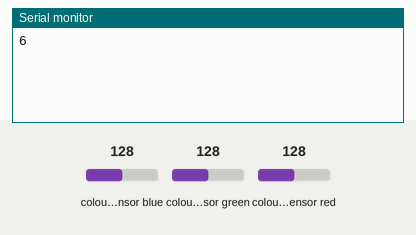
The sketch below on a simulated Arduino Uno, built with avr-gcc and run on an emulated ATmega328P. Shown: the last lines printed to the serial monitor. Wiring (inferred from the names in the program): TCS3200 colour sensor: output pin 8; S2 pin 6; S3 pin 7; S0 pin 4; S1 pin 5. The test bench sets the inputs (shaded band); at power-on: colour sensor blue 128, colour sensor green 128, colour sensor red 128. The audio player accepts every command and is not drawn.

Above: at 1.7 s.
1.8 s: colour sensor blue set to 57
3.3 s: colour sensor green set to 64
At 4.1 s:
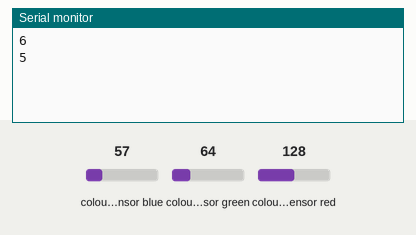
4.8 s: colour sensor blue set to 128
At 7.3 s:
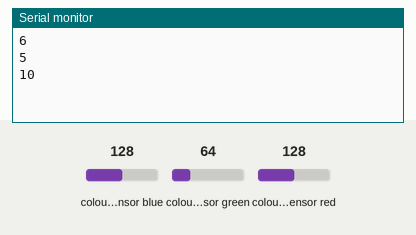
Timing chart, 0 to 8.8 s (numbered marks = the images above; inputs shaded):
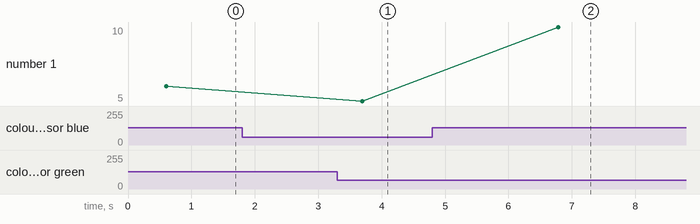

The sketch:

colorWithApp.ino
```cpp
#include "Arduino.h"
#include "SoftwareSerial.h"
#include "DFRobotDFPlayerMini.h"

SoftwareSerial mySoftwareSerial(10, 11); // RX, TX
DFRobotDFPlayerMini myDFPlayer;


// the used PINs
const int s0=4;
const int s1=5;
const int s2=6;
const int s3=7;
const int sensorData=8;
const int ledRed=10;
const int ledGreen=11;
const int ledBlue=12;
// Global variable to store data

int dataR=0;
int dataG=0;
int dataB=0;

void setup()
{

  mySoftwareSerial.begin(9600);
  Serial.begin(9600);

//  Serial.println();
//  Serial.println(F("Booting Colour Recognition System"));
//  Serial.println(F("Initializing DFPlayer ... (May take 3~5 seconds)"));

  if (!myDFPlayer.begin(mySoftwareSerial)) {  //Use softwareSerial to communicate with mp3.
  //  Serial.println(F("Unable to begin:"));
  //  Serial.println(F("1.Please recheck the connection!"));
   // Serial.println(F("2.Please insert the SD card!"));
    while(true);
  }
 // Serial.println(F("DFPlayer Mini online."));

  myDFPlayer.setTimeOut(500); //Set serial communictaion time out 500ms

  //----Set volume----
  myDFPlayer.volume(60);  //Set volume value (0~30).
  myDFPlayer.volumeUp(); //Volume Up
  myDFPlayer.volumeDown(); //Volume Down

  //----Set different EQ----
  myDFPlayer.EQ(DFPLAYER_EQ_NORMAL);
  //----Set device we use SD as default----
  myDFPlayer.outputDevice(DFPLAYER_DEVICE_SD);

   pinMode(s0,OUTPUT);
   pinMode(s1,OUTPUT);
   pinMode(s2,OUTPUT);
   pinMode(s3,OUTPUT);
   pinMode(sensorData,INPUT);
  // Serial.begin(9600);

   digitalWrite(s0,HIGH);
   digitalWrite(s1,LOW);

}

void loop()
{
   digitalWrite(s2,LOW);
   digitalWrite(s3,LOW);
   dataR=pulseIn(sensorData,LOW);
   delay(20);

   digitalWrite(s2,HIGH);
   digitalWrite(s3,HIGH);
   dataG=pulseIn(sensorData,LOW);
   delay(20);

   digitalWrite(s2,LOW);
   digitalWrite(s3,HIGH);
   dataB=pulseIn(sensorData,LOW);
   delay(20);

   if(isRed())
   {
    myDFPlayer.playFolder(1, 3);  //play specific mp3 in SD:/15/004.mp3; Folder Name(1~99); File Name(1~255)
   // Serial.println("RED");
    Serial.println("1");
    delay(3000);

   // analogWrite(ledRed,255);
    //analogWrite(ledGreen,0);
  //  analogWrite(ledBlue,0);
   }

    if(isRed2())
   {
    myDFPlayer.playFolder(1, 3);  //play specific mp3 in SD:/15/004.mp3; Folder Name(1~99); File Name(1~255)
    //Serial.println("RED");
    Serial.println("1");
    delay(3000);
   }
   if(isBlue())
   {
    myDFPlayer.playFolder(1, 5);  //play specific mp3 in SD:/15/004.mp3; Folder Name(1~99); File Name(1~255)
   // Serial.println("BLUE");
   Serial.println("2");
    delay(3000);

   }
     if(isBlue2())
   {
    myDFPlayer.playFolder(1, 5);  //play specific mp3 in SD:/15/004.mp3; Folder Name(1~99); File Name(1~255)
    //Serial.println("BLUE");
    Serial.println("2");
    delay(3000);

   }
   if(isGreen())
   {
    myDFPlayer.playFolder(1, 4);  //play specific mp3 in SD:/15/004.mp3; Folder Name(1~99); File Name(1~255)
   // Serial.println("GREEN");
   Serial.println("3");
    delay(3000);

   // analogWrite(ledRed,0);
   // analogWrite(ledGreen,255);
   // analogWrite(ledBlue,0);
   }

    if(isGreen2())
   {
    myDFPlayer.playFolder(1, 4);  //play specific mp3 in SD:/15/004.mp3; Folder Name(1~99); File Name(1~255)
    //Serial.println("GREEN");
    Serial.println("3");
    delay(3000);
   }

   if(isGreen3())
   {
    myDFPlayer.playFolder(1, 4);  //play specific mp3 in SD:/15/004.mp3; Folder Name(1~99); File Name(1~255)
    //Serial.println("GREEN");
    Serial.println("3");
    delay(3000);
   }
   if(isYellow())
   {
    myDFPlayer.playFolder(1, 6);  //play specific mp3 in SD:/15/004.mp3; Folder Name(1~99); File Name(1~255)
    //Serial.println("YELLOW");
    Serial.println("4");
    delay(3000);

    //analogWrite(ledRed,255);
    //analogWrite(ledGreen,224);
    //analogWrite(ledBlue,0);
   }

  if(isYellow2())
   {
    myDFPlayer.playFolder(1, 6);  //play specific mp3 in SD:/15/004.mp3; Folder Name(1~99); File Name(1~255)
    //Serial.println("YELLOW");
    Serial.println("4");
    delay(3000);
   }

   if(isOrange())
   {
    myDFPlayer.playFolder(1, 7);
    //Serial.println("ORANGE");
    Serial.println("5");
    delay(3000);
   }

  if(isOrange2())
   {
    myDFPlayer.playFolder(1, 7);
    //Serial.println("ORANGE");
    Serial.println("5");
    delay(3000);
   }
   if(isOrange3())
   {
    myDFPlayer.playFolder(1, 7);
    //Serial.println("ORANGE");
    Serial.println("5");
    delay(3000);
   }

   if(isWhite())
   {
    myDFPlayer.playFolder(1, 2);
    //Serial.println("WHITE");
    Serial.println("6");
    delay(3000);
   }

   if(isBlack())
   {
    myDFPlayer.playFolder(1, 1);
    //Serial.println("BLACK");
    Serial.println("7");
    delay(3000);
   }

    if(isBrown())
   {
    myDFPlayer.playFolder(1, 10);
    Serial.println("8");
    //Serial.println("BROWN");
    delay(3000);
   }

   if(isBrown2())
   {
    myDFPlayer.playFolder(1, 10);
    //Serial.println("BROWN");
    Serial.println("8");
    delay(3000);
   }

    if(isPurple())
   {
    myDFPlayer.playFolder(1, 9);
    //Serial.println("PURPLE");
    Serial.println("9");
    delay(3000);
   }
    if(isPink())
   {
    myDFPlayer.playFolder(1, 8);
    //Serial.println("PINK");
    Serial.println("10");
    delay(3000);
   }

   if(isPink2())
   {
    myDFPlayer.playFolder(1, 8);
   // Serial.println("PINK");
    Serial.println("10");
    delay(3000);
   }
}

bool isRed()
{
  if((dataR<40 && dataR>10) && (dataG<175 && dataG>140) && (dataB<135 && dataB>90))
  {
    return true;
  }
  else
  {
    return false;
  }
}

bool isRed2()
{
  if((dataR<75 && dataR>40) && (dataG<200 && dataG>155) && (dataB<170 && dataB>120))
  {
    return true;
  }
  else
  {
    return false;
  }
}

bool isGreen()
{
  if((dataR<100 && dataR>70) && (dataG<50 && dataG>20) && (dataB<85 && dataB>50))
  {
    return true;
  }
  else
  {
    return false;
  }
}

bool isGreen2()
{
  if((dataR<185 && dataR>145) && (dataG<130 && dataG>90) && (dataB<165&& dataB>130))
  {
    return true;
  }
  else
  {
    return false;
  }
}

bool isGreen3()
{
  if((dataR<115 && dataR>90) && (dataG<85 && dataG>60) && (dataB<145 && dataB>115))
  {
    return true;
  }
  else
  {
    return false;
  }
}

bool isBlue()
{
  if((dataR<235 && dataR>185) && (dataG<145 && dataG>80) && (dataB<75 && dataB>40))
  {
    return true;
  }
  else
  {
    return false;
  }
}

bool isBlue2()
{
  if((dataR<143 && dataR>100) && (dataG<70 && dataG>50) && (dataB<55 && dataB>25))
  {
    return true;
  }
  else
  {
    return false;
  }
}
bool isYellow()
{
  if((dataR<35 && dataR>5) && (dataG<45 && dataG>10) && (dataB<65 && dataB>30))
  {
    return true;
  }
  else
  {
    return false;
  }
}
bool isYellow2()
{
  if((dataR<55 && dataR>35) && (dataG<65 && dataG>25) && (dataB<100 && dataB>70))
  {
    return true;
  }
  else
  {
    return false;
  }
}


bool isOrange()
{
  if((dataR<30 && dataR>0) && (dataG<85 && dataG>50) && (dataB<85 && dataB>50))
  {
    return true;
  }
  else
  {
    return false;
  }
}

bool isOrange2()
{
  if((dataR<65 && dataR>38) && (dataG<118 && dataG>87) && (dataB<130 && dataB>95))
  {
    return true;
  }
  else
  {
    return false;
  }
}

bool isOrange3()
{
  if((dataR<40 && dataR>15) && (dataG<70 && dataG>40) && (dataB<100 && dataB>70))
  {
    return true;
  }
  else
  {
    return false;
  }
}
bool isWhite()
{
  if((dataR<51 && dataR>11) && (dataG<51 && dataG>11) && (dataB<46 && dataB>6))
  {
    return true;
  }
  else
  {
    return false;
  }
}

bool isBlack()
{
  if((dataR<600 && dataR>250) && (dataG<600 && dataG>240) && (dataB<550 && dataB>180))
  {
    return true;
  }
  else
  {
    return false;
  }
}

bool isBrown()
{
  if((dataR<125 && dataR>80) && (dataG<250 && dataG>195) && (dataB<215 && dataB>175))
  {
    return true;
  }
  else
  {
    return false;
  }
}
bool isBrown2()
{
  if((dataR<140 && dataR>110) && (dataG<360 && dataG>310) && (dataB<430 && dataB>395))
  {
    return true;
  }
  else
  {
    return false;
  }
}

bool isPurple()
{
  if((dataR<155 && dataR>115) && (dataG<225 && dataG>185) && (dataB<115 && dataB>80))
  {
    return true;
  }
  else
  {
    return false;
  }
}

bool isPink()
{
  if((dataR<65 && dataR>30) && (dataG<165 && dataG>120) && (dataB<95 && dataB>65))
  {
    return true;
  }
  else
  {
    return false;
  }
}

bool isPink2()
{
  if((dataR<40 && dataR>10) && (dataG<75 && dataG>40) && (dataB<50 && dataB>20))
  {
    return true;
  }
  else
  {
    return false;
  }
}
```

Measured:
- after the input at 3.3 s, the serial monitor: prints a new line after 0.39 s (image 1)
- after the input at 4.8 s, the serial monitor: prints a new line after 2.0 s (image 2)
- plotted number 1: 6 → 5 after the input at 3.3 s, 5 → 10 after the input at 4.8 s
